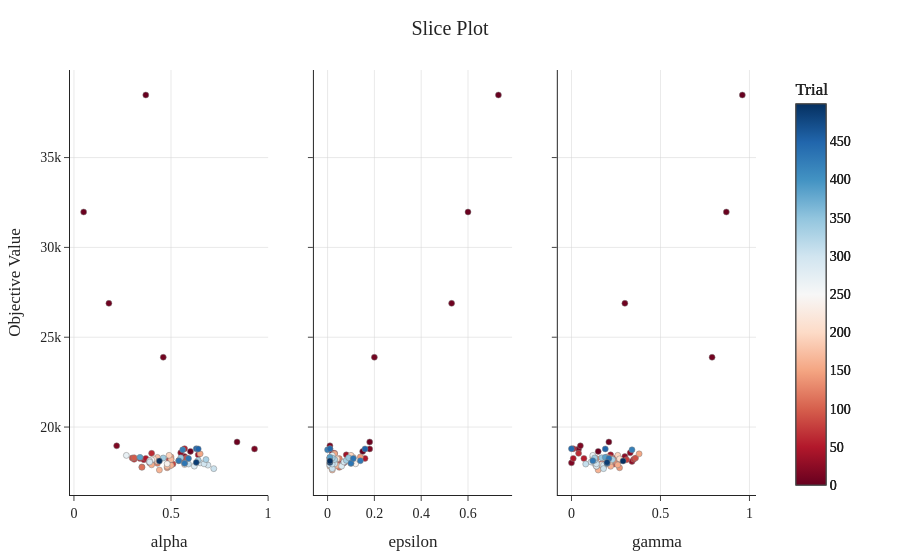

Notebook source saved alongside this figure:
### Markdown cell above
## Slice Plot

### Code cell
if study is not None:
    fig_slice = plot_slice(study)
    fig_slice.update_traces(
        selector=dict(type="scatter"),
        marker=dict(colorscale="RdBu", showscale=True, colorbar=dict(title="Trial")),
    )
    fig_slice = apply_latex_style(fig_slice)
    generated_figures.append(("05_slice", fig_slice))
    fig_slice.show()
else:
    print("Slice plots are available only for Optuna studies.")
